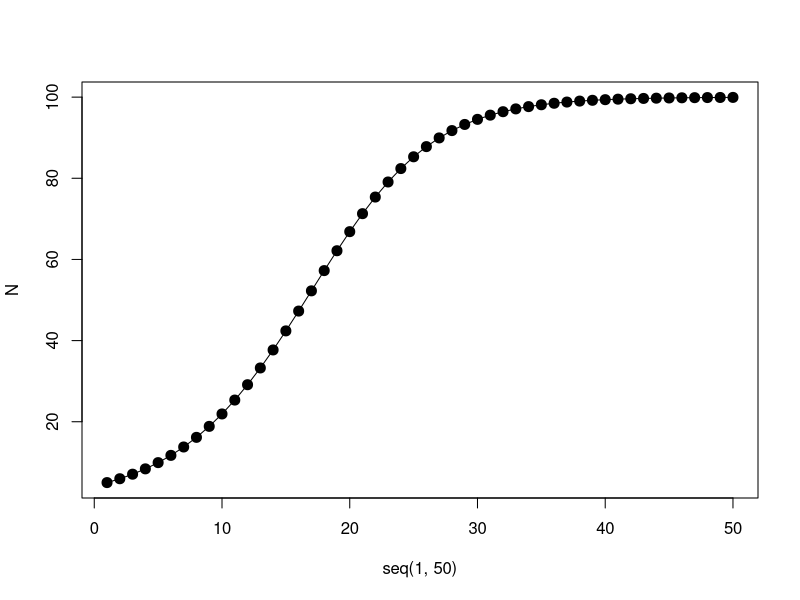

This chart was generated by the following R code: (Note: this script raises an error after producing the figure.)
## HW 9 ## 

library(tidyverse)
# Danny Szydlowski and Tyler Butts # 

## Generate a time series of abundance 
## for a population growing according to the discrete time logistic growth model

r = 0.2 
K = 100
time = seq(from=1,to=50)
N = array(dim = c(1, length(time))); N[1] = 5
  for (t in time[2:length(time)]){
    N[t] = N[t-1] + r*N[t-1]*(1-N[t-1]/K)
  }
N

############### Q1 Plot the Data ##############################
plot(x = seq(1, 50), 
          y = N,
          type = 'o', pch = 20, cex = 2)

x = seq(1, 50)

############## Q2 - generate a model predicted time series of abundance #########################
# Pretend you don't know the true r or K and adjust until model fits data # 
dat = data.frame(x = x, y = as.vector(N))

plot(x, y, data = dat)
y = as.vector(N)

# Approximate 
# model 1
r = 0.5 
f = function(x, r, K, N0) {K / (1 + (K/N0 - 1) * exp(-r*x))}
plot(x, y)


pstart = c(r=r, K=max(y), N0=y[1])
mod1 = nls(y ~ f(x, r, K, N0), start = pstart, trace = T)
# model converged 
summary(mod1)
lines(x, f(x, r=r, K=max(y), N0=y[1]), col = 'blue')

# model 2 
r = 2

pstart = c(r=r, K=max(y), N0=y[1])
mod2 = nls(y ~ f(x, r, K, N0), start = pstart, trace = T)
lines(x, f(x, r=r, K=max(y), N0=y[1]), col = 'green')

# model converged 
summary(mod2)

# model 3
r = .1

pstart = c(r=r, K=max(y), N0=y[1])
mod3 = nls(y ~ f(x, r, K, N0), start = pstart, trace = T)
lines(x, f(x, r=r, K=max(y), N0=y[1]), col = 'purple')

# model 4 (true value )
r = .2

pstart = c(r=r, K=max(y), N0=y[1])
mod4 = nls(y ~ f(x, r, K, N0), start = pstart, trace = T)
lines(x, f(x, r=r, K=max(y), N0=y[1]), col = 'black')

# model converged 
summary(mod4)

################### Q3 ##############################


# Function to calculate the negative log-likelihood
calc_nll <- function(r, K, N_obs){
  n_pred <- N_obs[t] = N_obs[t-1] + r*N_obs[t-1]*(1-N_obs[t-1]/K)
  nll <- calc_nll(N_obs, y_pred, sigma)
}

# Setting grid search around a r of 0.2 and a K of 100 # 
r = seq(0, 0.5, 1) 
K = seq(50, 100, 150)
N_obs = N

# True parameters
r <- 0.2
K <- 100


# Input Data 
r = 0.2 
K = 100
time = seq(from=1,to=50)
N = array(dim = c(1, length(time))); N[1] = 5
for (t in time[2:length(time)]){
  N[t] = N[t-1] + r*N[t-1]*(1-N[t-1]/K)
}
y_obs = as.vector(N)
y_obs


# Function to calculate the negative log-likelihood
calc_nll <- function(r, K, N_obs){
  n_pred <- N_obs[t] = N_obs[t-1] + r*N_obs[t-1]*(1-N_obs[t-1]/K)
  nll <- calc_nll(N_obs, y_pred, sigma)
}

# Objective function
obj_func <- function(par1, y_obs, y_pred){
  r <- par1[1]
  K <- par1[2]
  y_pred <- N[t-1] + r*N[t-1]*(1-N[t-1]/K)
  sigma = length(y_obs)
  nll <- calc_nll(y_obs, y_pred, sigma)
}

sigma = 3
y_pred = NA
# Estimate parameters using optim()
optfit <- optim(par=c(0,1,2), fn=obj_func(par = c(0,1,2)), y_obs = y_obs, y_pred = y_pred)
optcoefs <- optfit$par1

########################### Q4 ######################################
